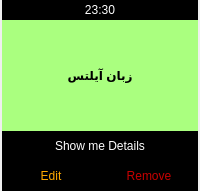
<?xml version="1.0" encoding="UTF-8"?>
<ui version="4.0">
 <class>ActivityWidget</class>
 <widget class="QFrame" name="ActivityWidget">
  <property name="geometry">
   <rect>
    <x>0</x>
    <y>0</y>
    <width>200</width>
    <height>191</height>
   </rect>
  </property>
  <property name="minimumSize">
   <size>
    <width>200</width>
    <height>100</height>
   </size>
  </property>
  <property name="maximumSize">
   <size>
    <width>200</width>
    <height>10000</height>
   </size>
  </property>
  <property name="windowTitle">
   <string>Frame</string>
  </property>
  <layout class="QVBoxLayout" name="verticalLayout">
   <property name="spacing">
    <number>0</number>
   </property>
   <property name="leftMargin">
    <number>2</number>
   </property>
   <property name="topMargin">
    <number>0</number>
   </property>
   <property name="rightMargin">
    <number>2</number>
   </property>
   <property name="bottomMargin">
    <number>0</number>
   </property>
   <item>
    <widget class="QLabel" name="time_lbl">
     <property name="maximumSize">
      <size>
       <width>16777215</width>
       <height>20</height>
      </size>
     </property>
     <property name="styleSheet">
      <string notr="true">font: 75 8pt &quot;DejaVu Sans Condensed&quot;;
background-color: rgb(0, 0, 0);
color: rgb(255, 255, 255);</string>
     </property>
     <property name="text">
      <string>23:30</string>
     </property>
     <property name="alignment">
      <set>Qt::AlignCenter</set>
     </property>
    </widget>
   </item>
   <item>
    <widget class="QLabel" name="name_lbl">
     <property name="styleSheet">
      <string notr="true">background-color: rgb(170, 255, 127);
font: 8pt &quot;Tahoma&quot;;
font-weight:bold;</string>
     </property>
     <property name="text">
      <string>زبان آیلتس</string>
     </property>
     <property name="alignment">
      <set>Qt::AlignCenter</set>
     </property>
     <property name="margin">
      <number>10</number>
     </property>
    </widget>
   </item>
   <item>
    <widget class="QPushButton" name="details_btn">
     <property name="minimumSize">
      <size>
       <width>0</width>
       <height>30</height>
      </size>
     </property>
     <property name="styleSheet">
      <string notr="true">background-color: rgb(0, 0, 0);
color: rgb(255, 255, 255);
font: 75 8pt &quot;Comic Sans MS&quot;;
border: 0px;</string>
     </property>
     <property name="text">
      <string>Show me Details</string>
     </property>
    </widget>
   </item>
   <item>
    <widget class="QWidget" name="widget" native="true">
     <property name="enabled">
      <bool>true</bool>
     </property>
     <property name="sizePolicy">
      <sizepolicy hsizetype="Minimum" vsizetype="Minimum">
       <horstretch>0</horstretch>
       <verstretch>0</verstretch>
      </sizepolicy>
     </property>
     <property name="minimumSize">
      <size>
       <width>0</width>
       <height>30</height>
      </size>
     </property>
     <property name="maximumSize">
      <size>
       <width>200</width>
       <height>30</height>
      </size>
     </property>
     <property name="autoFillBackground">
      <bool>false</bool>
     </property>
     <layout class="QHBoxLayout" name="horizontalLayout" stretch="0,0">
      <property name="spacing">
       <number>0</number>
      </property>
      <property name="sizeConstraint">
       <enum>QLayout::SetMinAndMaxSize</enum>
      </property>
      <property name="leftMargin">
       <number>0</number>
      </property>
      <property name="topMargin">
       <number>0</number>
      </property>
      <property name="rightMargin">
       <number>0</number>
      </property>
      <property name="bottomMargin">
       <number>0</number>
      </property>
      <item>
       <widget class="QPushButton" name="edit_btn">
        <property name="enabled">
         <bool>true</bool>
        </property>
        <property name="sizePolicy">
         <sizepolicy hsizetype="Minimum" vsizetype="Minimum">
          <horstretch>0</horstretch>
          <verstretch>0</verstretch>
         </sizepolicy>
        </property>
        <property name="maximumSize">
         <size>
          <width>100</width>
          <height>30</height>
         </size>
        </property>
        <property name="styleSheet">
         <string notr="true">background-color: rgb(0, 0, 0);
color: rgb(255, 170, 0);
font: 75 8pt &quot;Comic Sans MS&quot;;
border: 0px;</string>
        </property>
        <property name="text">
         <string>Edit</string>
        </property>
       </widget>
      </item>
      <item>
       <widget class="QPushButton" name="pushButton_3">
        <property name="sizePolicy">
         <sizepolicy hsizetype="Minimum" vsizetype="Minimum">
          <horstretch>0</horstretch>
          <verstretch>0</verstretch>
         </sizepolicy>
        </property>
        <property name="maximumSize">
         <size>
          <width>100</width>
          <height>30</height>
         </size>
        </property>
        <property name="styleSheet">
         <string notr="true">background-color: rgb(0, 0, 0);
color: rgb(200, 0, 0);
font: 75 8pt &quot;Comic Sans MS&quot;;
border: 0px;</string>
        </property>
        <property name="text">
         <string>Remove</string>
        </property>
       </widget>
      </item>
     </layout>
    </widget>
   </item>
  </layout>
 </widget>
 <resources/>
 <connections/>
</ui>
